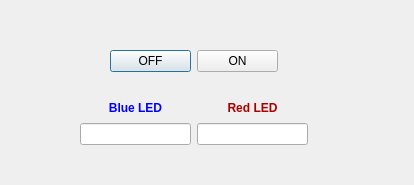
<?xml version="1.0" encoding="UTF-8"?>
<ui version="4.0">
 <class>Dialog</class>
 <widget class="QDialog" name="Dialog">
  <property name="geometry">
   <rect>
    <x>0</x>
    <y>0</y>
    <width>414</width>
    <height>185</height>
   </rect>
  </property>
  <property name="windowTitle">
   <string>Dialog</string>
  </property>
  <widget class="QWidget" name="">
   <property name="geometry">
    <rect>
     <x>110</x>
     <y>50</y>
     <width>168</width>
     <height>23</height>
    </rect>
   </property>
   <layout class="QHBoxLayout" name="horizontalLayout_2">
    <item>
     <widget class="QPushButton" name="pushButton_2">
      <property name="text">
       <string>OFF</string>
      </property>
     </widget>
    </item>
    <item>
     <widget class="QPushButton" name="pushButton">
      <property name="text">
       <string>ON</string>
      </property>
     </widget>
    </item>
   </layout>
  </widget>
  <widget class="QWidget" name="">
   <property name="geometry">
    <rect>
     <x>80</x>
     <y>100</y>
     <width>228</width>
     <height>45</height>
    </rect>
   </property>
   <layout class="QHBoxLayout" name="horizontalLayout">
    <item>
     <layout class="QVBoxLayout" name="verticalLayout_2">
      <item>
       <widget class="QLabel" name="label_2">
        <property name="text">
         <string>&lt;html&gt;&lt;head/&gt;&lt;body&gt;&lt;p align=&quot;center&quot;&gt;&lt;span style=&quot; font-weight:600; color:#0000ff;&quot;&gt;Blue LED&lt;/span&gt;&lt;/p&gt;&lt;/body&gt;&lt;/html&gt;</string>
        </property>
       </widget>
      </item>
      <item>
       <widget class="QLineEdit" name="lineEdit_2"/>
      </item>
     </layout>
    </item>
    <item>
     <layout class="QVBoxLayout" name="verticalLayout">
      <item>
       <widget class="QLabel" name="label">
        <property name="enabled">
         <bool>true</bool>
        </property>
        <property name="font">
         <font>
          <weight>75</weight>
          <bold>true</bold>
         </font>
        </property>
        <property name="mouseTracking">
         <bool>true</bool>
        </property>
        <property name="text">
         <string>&lt;html&gt;&lt;head/&gt;&lt;body&gt;&lt;p align=&quot;center&quot;&gt;&lt;span style=&quot; color:#aa0000;&quot;&gt;Red LED&lt;/span&gt;&lt;/p&gt;&lt;/body&gt;&lt;/html&gt;</string>
        </property>
       </widget>
      </item>
      <item>
       <widget class="QLineEdit" name="lineEdit"/>
      </item>
     </layout>
    </item>
   </layout>
  </widget>
 </widget>
 <resources/>
 <connections/>
</ui>
